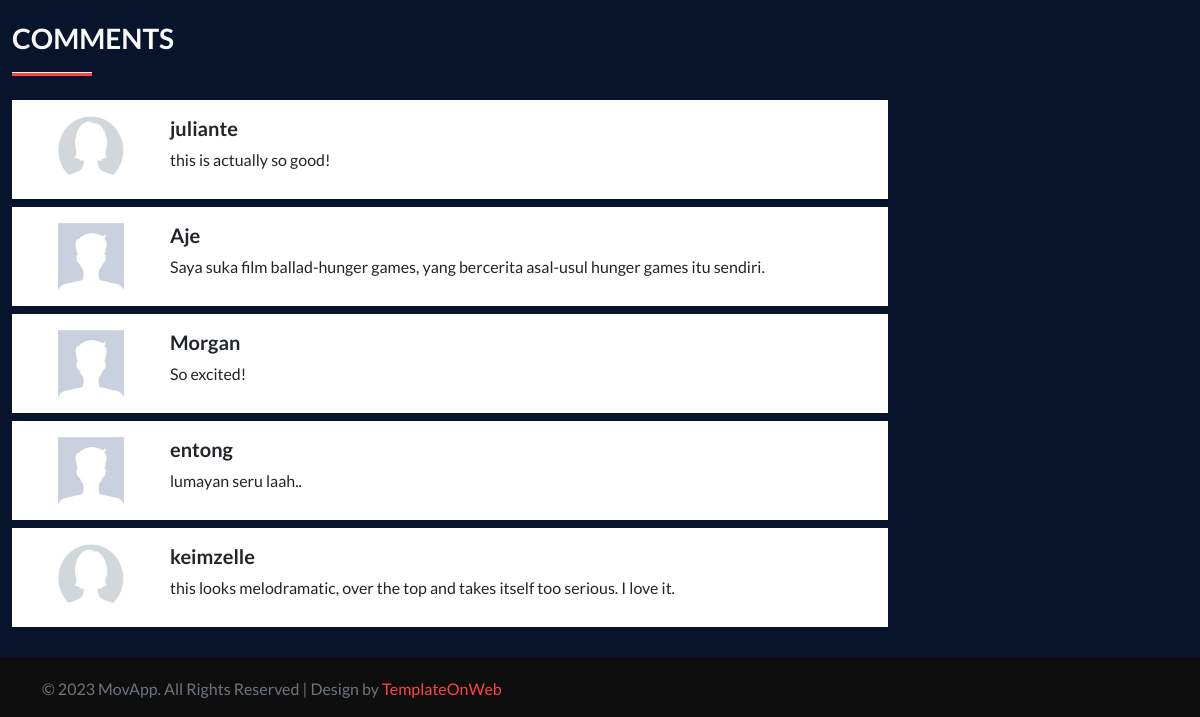
/movie-detail.php?id=40 (lower part), run on an earlier commit of the app's database.
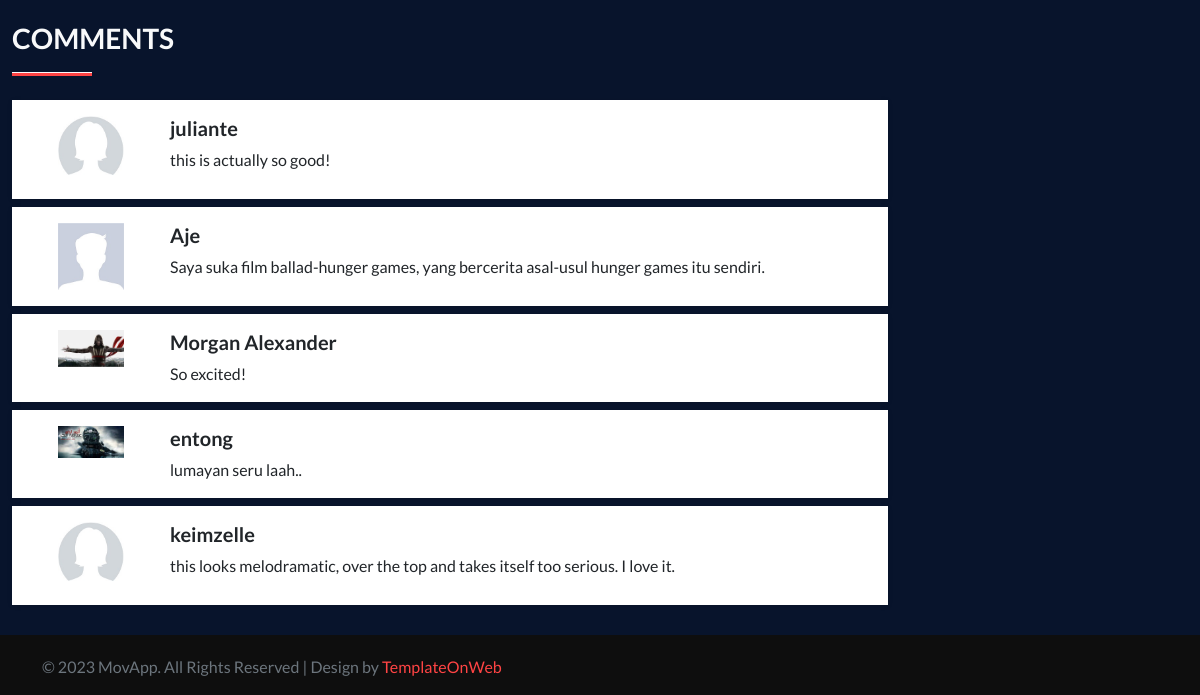
And on a later commit of the database.
### tables this page shows
CREATE TABLE `kritik` (
  `id` int(11) NOT NULL,
  `users_id` int(11) NOT NULL,
  `film_id` int(11) NOT NULL,
  `content` text DEFAULT NULL,
  `point` int(11) NOT NULL
);

CREATE TABLE `users` (
  `id` int(11) NOT NULL,
  `name` varchar(45) NOT NULL,
  `email` varchar(45) NOT NULL,
  `password` varchar(255) NOT NULL,
  `role` enum('admin','user') NOT NULL,
  `age` int(11) NOT NULL,
  `bio` varchar(255) DEFAULT NULL,
  `address` text DEFAULT NULL,
  `photo` varchar(60) DEFAULT NULL
);

### movie-detail.php (the view, shortened to what this page needs)
<!DOCTYPE html>
<html lang="en">
<head>
    <link rel="stylesheet" href="https://stackpath.bootstrapcdn.com/bootstrap/4.4.0/css/bootstrap.min.css">
    <link rel="stylesheet" href="https://cdnjs.cloudflare.com/ajax/libs/rateYo/2.3.2/jquery.rateyo.min.css">
    <?php include_once("layouts/assetsLink.php"); ?>
</head>
<body>
    <section style="background-color: #08142c;" id="blog" class="p_3 ">
        <div class="container">
            <div class="row blog1">
                <div class="col-md-9">
                    <div class="blog1l">
                            <?php
                            include "database/db.php";
                            ?>
                        <div style="background-color: #08142c;" class="blog1ld1 row mt-4 text-light">
                            <div class="col-md-12">
                                <h3>COMMENTS</h3>
                                <hr class="line">
                            </div>
                        </div>
                        <?php
                        $id = $_GET['id'];
                        $query_cm = $conn->query("SELECT kritik.users_id, kritik.film_id,
                                    kritik.content, users.name, users.photo
                                    FROM kritik
                                    INNER JOIN users ON users.id = kritik.users_id
                                    WHERE kritik.film_id=$id;
                                ");
                        while ($row_cm = mysqli_fetch_array($query_cm)) {
                            $content_cm = $row_cm["content"];
                            $name_cm = $row_cm["name"];
                            $photo_cm = $row_cm["photo"];
                        ?>
                            <div class="blog1ld2 row m-0 mt-2 bg-white pt-3 pb-3 shadow_box">
                                <div class="col-md-2 pe-0 col-sm-2">
                                    <div class="blog1ld2l">
                                        <div class="grid clearfix">
                                            <figure class="effect-jazz mb-0">
                                                <img
                                                    src="assets/img/uploads/<?= $photo_cm; ?>"
                                                    class="w-50"
                                                    alt="<?= $name_cm; ?>">
                                            </figure>
                                        </div>
                                    </div>
                                </div>
                                <div class="col-md-10 col-sm-10">
                                    <div class="blog1ld2r">
                                        <h5><?= $name_cm; ?></h5>
                                        <p class="mb-0 fs-6"><?= $content_cm; ?></p>
                                    </div>
                                </div>
                            </div>
                        <?php
                        }
                        ?>
                    </div>
                </div>
                <div class="col-md-3">
                </div>
            </div>
        </div>
    </section>
    <?php include_once("layouts/footer.php"); ?>
</body>
</html>

### layouts/assetsLink.php (shortened to what this page needs)
<link href="assets/css/bootstrap.min.css" rel="stylesheet">
<link href="assets/css/font-awesome.min.css" rel="stylesheet">
<link href="assets/plugin/TemplateOnWeb/css/global.css" rel="stylesheet">
<link href="assets/plugin/TemplateOnWeb/css/index.css" rel="stylesheet">

### layouts/footer.php
<section id="footer_b" class="pt-3 pb-3">
    <div class="container-xl">
        <div class="row footer_b1">
            <div class="col-md-8">
                <div class="footer_b1l">
                    <p class="mb-0 fs-6 text-muted mt-1">© 2023 MovApp. All Rights Reserved | Design by
                        <a class="col_red" href="http://www.templateonweb.com">TemplateOnWeb</a></p>
                </div>
            </div>
        </div>
    </div>
</section>

What changed in the data, as far as the page shows it:
changed through a linked row, kritik "So excited!": users.photo: a different picture; users.name "Morgan" → "Morgan Alexander"
changed through a linked row, kritik "lumayan seru laah..": users.photo: a different picture
